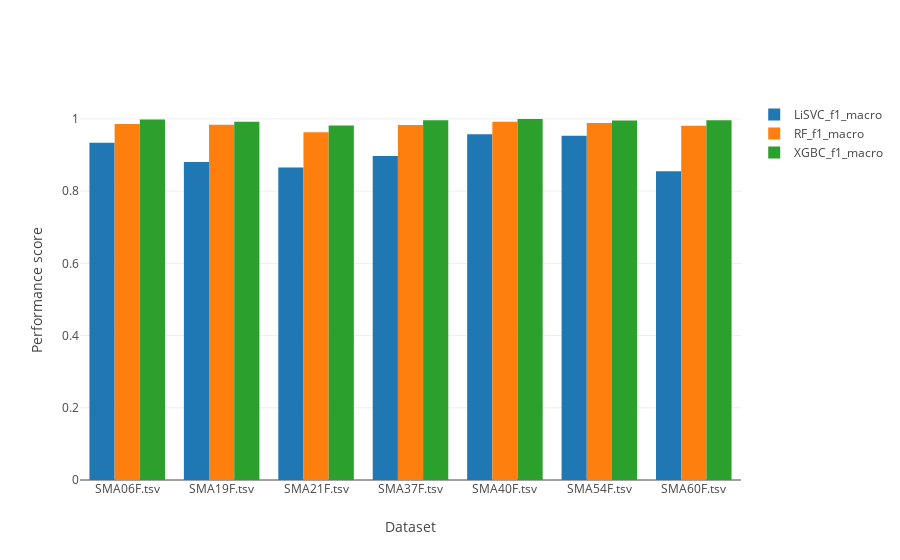
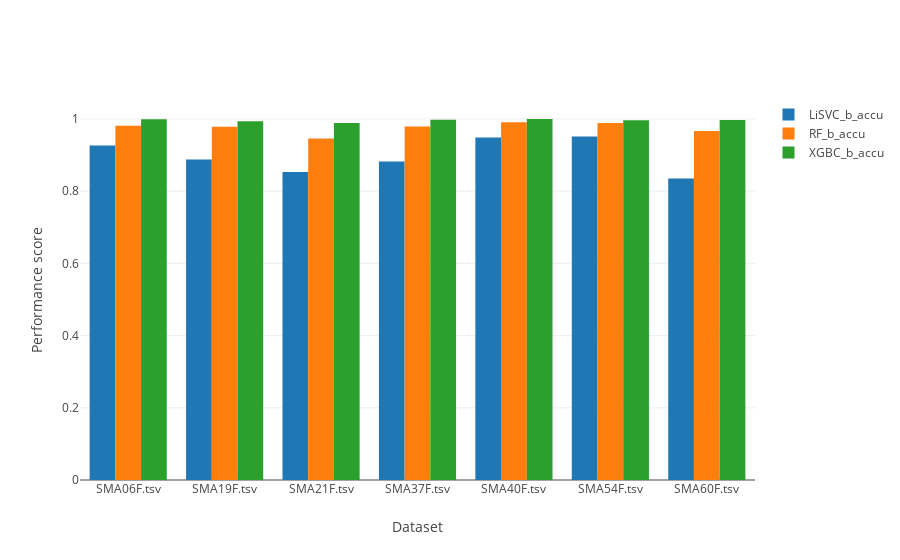

The code cell stored with these charts, in order, in its notebook:
### Code cell
data1 = go.Bar(
    x = results_f1[results_f1['classifier'] == 'LinearSVC']['dataset'],
    y = results_f1[results_f1['classifier'] == 'LinearSVC']['mean_test_f1_macro'],
    name = 'LiSVC_f1_macro'
)
data2 = go.Bar(
    x = results_f1[results_f1['classifier'] == 'RandomForestClassifier']['dataset'],
    y = results_f1[results_f1['classifier'] == 'RandomForestClassifier']['mean_test_f1_macro'],
    name = 'RF_f1_macro'
)
data3 = go.Bar(
    x = results_f1[results_f1['classifier'] == 'XGBClassifier']['dataset'],
    y = results_f1[results_f1['classifier'] == 'XGBClassifier']['mean_test_f1_macro'],
    name = 'XGBC_f1_macro'
)
data4 = go.Bar(
    x = results_f1[results_f1['classifier'] == 'SVC']['dataset'],
    y = results_f1[results_f1['classifier'] == 'SVC']['mean_test_f1_macro'],
    name = 'SVC_f1_macro'
)


data5 = go.Bar(
    x = results_b_accuracy[results_b_accuracy['classifier'] == 'LinearSVC']['dataset'],
    y = results_b_accuracy[results_b_accuracy['classifier'] == 'LinearSVC']['mean_test_balanced_accuracy'],
    name = 'LiSVC_b_accu'
)


data6 = go.Bar(
    x = results_b_accuracy[results_b_accuracy['classifier'] == 'RandomForestClassifier']['dataset'],
    y = results_b_accuracy[results_b_accuracy['classifier'] == 'RandomForestClassifier']['mean_test_balanced_accuracy'],
    name = 'RF_b_accu'
)

data7 = go.Bar(
    x = results_b_accuracy[results_b_accuracy['classifier'] == 'XGBClassifier']['dataset'],
    y = results_b_accuracy[results_b_accuracy['classifier'] == 'XGBClassifier']['mean_test_balanced_accuracy'],
    name = 'XGBC_b_accu'
)
data8 = go.Bar(
    x = results_b_accuracy[results_b_accuracy['classifier'] == 'SVC']['dataset'],
    y = results_b_accuracy[results_b_accuracy['classifier'] == 'SVC']['mean_test_balanced_accuracy'],
    name = 'SVC_b_accu'
)


layout = go.Layout(
    xaxis=dict(
        title='Dataset'
    ),
    yaxis=dict(
        title='Performance score'
    ),
    barmode = 'group'
)
fig = go.Figure(data=[data1, data2, data3, data4], layout=layout)
iplot(fig)

fig = go.Figure(data=[data5, data6, data7, data8], layout=layout)
iplot(fig)
# To show plot, paste the link to this GitHub notebook into http://nbviewer.jupyter.org/

### Figure 1 — Plotly figure (JSON) as saved in the notebook; plotly's stock layout.template omitted (floating-point values rounded to 4 significant figures)
{"data": [{"name": "LiSVC_f1_macro", "type": "bar", "uid": "8720e29a-361e-11e9-93c6-4a0002d544a0", "x": ["SMA06F.tsv", "SMA19F.tsv", "SMA21F.tsv", "SMA37F.tsv", "SMA40F.tsv", "SMA54F.tsv", "SMA60F.tsv"], "y": [0.9339, 0.8807, 0.8657, 0.8971, 0.9578, 0.9537, 0.8549]}, {"name": "RF_f1_macro", "type": "bar", "uid": "8720e466-361e-11e9-93c6-4a0002d544a0", "x": ["SMA06F.tsv", "SMA19F.tsv", "SMA21F.tsv", "SMA37F.tsv", "SMA40F.tsv", "SMA54F.tsv", "SMA60F.tsv"], "y": [0.9857, 0.9836, 0.9628, 0.9835, 0.9922, 0.9885, 0.9811]}, {"name": "XGBC_f1_macro", "type": "bar", "uid": "8720e542-361e-11e9-93c6-4a0002d544a0", "x": ["SMA06F.tsv", "SMA19F.tsv", "SMA21F.tsv", "SMA37F.tsv", "SMA40F.tsv", "SMA54F.tsv", "SMA60F.tsv"], "y": [0.9981, 0.9919, 0.9816, 0.9966, 0.9998, 0.9956, 0.9965]}, {"name": "SVC_f1_macro", "type": "bar", "uid": "8720e5e2-361e-11e9-93c6-4a0002d544a0", "x": [], "y": []}], "layout": {"barmode": "group", "xaxis": {"title": "Dataset"}, "yaxis": {"title": "Performance score"}}}

### Figure 2 — Plotly figure (JSON) as saved in the notebook; plotly's stock layout.template omitted (floating-point values rounded to 4 significant figures)
{"data": [{"name": "LiSVC_b_accu", "type": "bar", "uid": "87259664-361e-11e9-93c6-4a0002d544a0", "x": ["SMA06F.tsv", "SMA19F.tsv", "SMA21F.tsv", "SMA37F.tsv", "SMA40F.tsv", "SMA54F.tsv", "SMA60F.tsv"], "y": [0.9268, 0.8873, 0.8531, 0.8821, 0.9488, 0.9511, 0.8352]}, {"name": "RF_b_accu", "type": "bar", "uid": "872597f4-361e-11e9-93c6-4a0002d544a0", "x": ["SMA06F.tsv", "SMA19F.tsv", "SMA21F.tsv", "SMA37F.tsv", "SMA40F.tsv", "SMA54F.tsv", "SMA60F.tsv"], "y": [0.9812, 0.9782, 0.9456, 0.9787, 0.9909, 0.9891, 0.9665]}, {"name": "XGBC_b_accu", "type": "bar", "uid": "872598bc-361e-11e9-93c6-4a0002d544a0", "x": ["SMA06F.tsv", "SMA19F.tsv", "SMA21F.tsv", "SMA37F.tsv", "SMA40F.tsv", "SMA54F.tsv", "SMA60F.tsv"], "y": [0.9991, 0.9934, 0.989, 0.998, 0.9998, 0.9963, 0.9973]}, {"name": "SVC_b_accu", "type": "bar", "uid": "87259952-361e-11e9-93c6-4a0002d544a0", "x": [], "y": []}], "layout": {"barmode": "group", "xaxis": {"title": "Dataset"}, "yaxis": {"title": "Performance score"}}}
